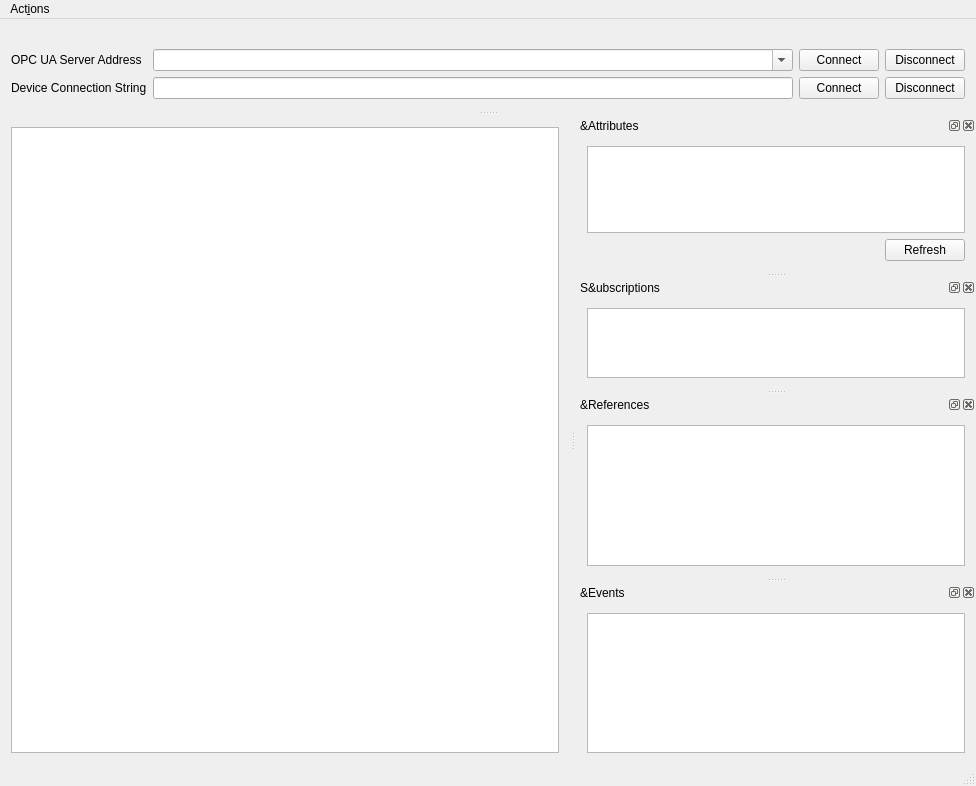
<?xml version="1.0" encoding="UTF-8"?>
<ui version="4.0">
 <class>MainWindow</class>
 <widget class="QMainWindow" name="MainWindow">
  <property name="geometry">
   <rect>
    <x>0</x>
    <y>0</y>
    <width>976</width>
    <height>786</height>
   </rect>
  </property>
  <property name="windowTitle">
   <string>FreeOpcUa Client</string>
  </property>
  <property name="windowIcon">
   <iconset>
    <normaloff>../network.svg</normaloff>../network.svg</iconset>
  </property>
  <widget class="QWidget" name="centralWidget">
   <layout class="QGridLayout" name="gridLayout_2">
    <item row="0" column="0">
     <widget class="QSplitter" name="splitter">
      <property name="sizePolicy">
       <sizepolicy hsizetype="Preferred" vsizetype="Preferred">
        <horstretch>0</horstretch>
        <verstretch>0</verstretch>
       </sizepolicy>
      </property>
      <property name="orientation">
       <enum>Qt::Horizontal</enum>
      </property>
      <widget class="QTreeView" name="treeView">
       <property name="sizePolicy">
        <sizepolicy hsizetype="Fixed" vsizetype="Expanding">
         <horstretch>0</horstretch>
         <verstretch>0</verstretch>
        </sizepolicy>
       </property>
       <property name="contextMenuPolicy">
        <enum>Qt::ActionsContextMenu</enum>
       </property>
       <property name="editTriggers">
        <set>QAbstractItemView::NoEditTriggers</set>
       </property>
       <property name="dragEnabled">
        <bool>true</bool>
       </property>
       <property name="dragDropMode">
        <enum>QAbstractItemView::DragOnly</enum>
       </property>
      </widget>
     </widget>
    </item>
   </layout>
  </widget>
  <widget class="QMenuBar" name="menuBar">
   <property name="geometry">
    <rect>
     <x>0</x>
     <y>0</y>
     <width>976</width>
     <height>21</height>
    </rect>
   </property>
   <widget class="QMenu" name="menuOPC_UA_Client">
    <property name="title">
     <string>Act&amp;ions</string>
    </property>
    <addaction name="actionConnect"/>
    <addaction name="actionDisconnect"/>
    <addaction name="actionCopyPath"/>
    <addaction name="actionCopyNodeId"/>
    <addaction name="actionSubscribeDataChange"/>
    <addaction name="actionUnsubscribeDataChange"/>
    <addaction name="actionSubscribeEvent"/>
    <addaction name="actionUnsubscribeEvents"/>
   </widget>
   <addaction name="menuOPC_UA_Client"/>
  </widget>
  <widget class="QStatusBar" name="statusBar"/>
  <widget class="QDockWidget" name="attrDockWidget">
   <property name="sizePolicy">
    <sizepolicy hsizetype="Expanding" vsizetype="Preferred">
     <horstretch>0</horstretch>
     <verstretch>0</verstretch>
    </sizepolicy>
   </property>
   <property name="minimumSize">
    <size>
     <width>400</width>
     <height>156</height>
    </size>
   </property>
   <property name="windowTitle">
    <string>&amp;Attributes</string>
   </property>
   <attribute name="dockWidgetArea">
    <number>2</number>
   </attribute>
   <widget class="QWidget" name="dockWidgetContents">
    <property name="sizePolicy">
     <sizepolicy hsizetype="Expanding" vsizetype="Preferred">
      <horstretch>0</horstretch>
      <verstretch>0</verstretch>
     </sizepolicy>
    </property>
    <property name="minimumSize">
     <size>
      <width>100</width>
      <height>0</height>
     </size>
    </property>
    <layout class="QGridLayout" name="gridLayout_4">
     <item row="0" column="0" colspan="2">
      <widget class="QTreeView" name="attrView">
       <property name="sizeAdjustPolicy">
        <enum>QAbstractScrollArea::AdjustToContents</enum>
       </property>
      </widget>
     </item>
     <item row="1" column="0">
      <spacer name="horizontalSpacer">
       <property name="orientation">
        <enum>Qt::Horizontal</enum>
       </property>
       <property name="sizeHint" stdset="0">
        <size>
         <width>40</width>
         <height>20</height>
        </size>
       </property>
      </spacer>
     </item>
     <item row="1" column="1">
      <widget class="QPushButton" name="attrRefreshButton">
       <property name="text">
        <string>Refresh</string>
       </property>
      </widget>
     </item>
    </layout>
   </widget>
  </widget>
  <widget class="QDockWidget" name="addrDockWidget">
   <property name="sizePolicy">
    <sizepolicy hsizetype="Preferred" vsizetype="Minimum">
     <horstretch>0</horstretch>
     <verstretch>0</verstretch>
    </sizepolicy>
   </property>
   <property name="features">
    <set>QDockWidget::NoDockWidgetFeatures</set>
   </property>
   <property name="allowedAreas">
    <set>Qt::TopDockWidgetArea</set>
   </property>
   <attribute name="dockWidgetArea">
    <number>4</number>
   </attribute>
   <widget class="QWidget" name="dockWidgetContents_2">
    <property name="sizePolicy">
     <sizepolicy hsizetype="Expanding" vsizetype="Preferred">
      <horstretch>0</horstretch>
      <verstretch>0</verstretch>
     </sizepolicy>
    </property>
    <layout class="QGridLayout" name="gridLayout">
     <item row="0" column="0">
      <widget class="QLabel" name="label_2">
       <property name="text">
        <string>OPC UA Server Address</string>
       </property>
      </widget>
     </item>
     <item row="0" column="1">
      <widget class="QComboBox" name="addrOpcUaComboBox">
       <property name="sizePolicy">
        <sizepolicy hsizetype="Expanding" vsizetype="Fixed">
         <horstretch>0</horstretch>
         <verstretch>0</verstretch>
        </sizepolicy>
       </property>
       <property name="editable">
        <bool>true</bool>
       </property>
       <property name="insertPolicy">
        <enum>QComboBox::InsertAtTop</enum>
       </property>
      </widget>
     </item>
     <item row="0" column="2">
      <widget class="QPushButton" name="connectOpcUaButton">
       <property name="text">
        <string>Connect</string>
       </property>
      </widget>
     </item>
     <item row="0" column="3">
      <widget class="QPushButton" name="disconnectOpcUaButton">
       <property name="text">
        <string>Disconnect</string>
       </property>
      </widget>
     </item>
     <item row="1" column="0">
      <widget class="QLabel" name="label">
       <property name="text">
        <string>Device Connection String</string>
       </property>
      </widget>
     </item>
     <item row="1" column="1">
      <widget class="QLineEdit" name="connStringIoTHub"/>
     </item>
     <item row="1" column="2">
      <widget class="QPushButton" name="connectIoTHubButton">
       <property name="text">
        <string>Connect</string>
       </property>
      </widget>
     </item>
     <item row="1" column="3">
      <widget class="QPushButton" name="disconnectIoTHubButton">
       <property name="text">
        <string>Disconnect</string>
       </property>
      </widget>
     </item>
    </layout>
   </widget>
  </widget>
  <widget class="QDockWidget" name="subDockWidget">
   <property name="sizePolicy">
    <sizepolicy hsizetype="Expanding" vsizetype="Preferred">
     <horstretch>0</horstretch>
     <verstretch>0</verstretch>
    </sizepolicy>
   </property>
   <property name="windowTitle">
    <string>S&amp;ubscriptions</string>
   </property>
   <attribute name="dockWidgetArea">
    <number>2</number>
   </attribute>
   <widget class="QWidget" name="dockWidgetContents_3">
    <property name="sizePolicy">
     <sizepolicy hsizetype="Expanding" vsizetype="Preferred">
      <horstretch>0</horstretch>
      <verstretch>0</verstretch>
     </sizepolicy>
    </property>
    <layout class="QGridLayout" name="gridLayout_3">
     <item row="0" column="0">
      <widget class="QTableView" name="subView">
       <property name="acceptDrops">
        <bool>true</bool>
       </property>
       <property name="sizeAdjustPolicy">
        <enum>QAbstractScrollArea::AdjustToContents</enum>
       </property>
       <property name="dragDropOverwriteMode">
        <bool>false</bool>
       </property>
       <property name="dragDropMode">
        <enum>QAbstractItemView::DropOnly</enum>
       </property>
      </widget>
     </item>
    </layout>
   </widget>
  </widget>
  <widget class="QDockWidget" name="refDockWidget">
   <property name="sizePolicy">
    <sizepolicy hsizetype="Expanding" vsizetype="Preferred">
     <horstretch>0</horstretch>
     <verstretch>0</verstretch>
    </sizepolicy>
   </property>
   <property name="windowTitle">
    <string>&amp;References</string>
   </property>
   <attribute name="dockWidgetArea">
    <number>2</number>
   </attribute>
   <widget class="QWidget" name="dockWidgetContents_4">
    <property name="sizePolicy">
     <sizepolicy hsizetype="Expanding" vsizetype="Preferred">
      <horstretch>0</horstretch>
      <verstretch>0</verstretch>
     </sizepolicy>
    </property>
    <layout class="QVBoxLayout" name="verticalLayout_2">
     <item>
      <widget class="QTableView" name="refView"/>
     </item>
    </layout>
   </widget>
  </widget>
  <widget class="QDockWidget" name="evDockWidget">
   <property name="sizePolicy">
    <sizepolicy hsizetype="Expanding" vsizetype="Preferred">
     <horstretch>0</horstretch>
     <verstretch>0</verstretch>
    </sizepolicy>
   </property>
   <property name="windowTitle">
    <string>&amp;Events</string>
   </property>
   <attribute name="dockWidgetArea">
    <number>2</number>
   </attribute>
   <widget class="QWidget" name="dockWidgetContents_5">
    <layout class="QGridLayout" name="gridLayout_5">
     <item row="0" column="0">
      <widget class="QListView" name="evView"/>
     </item>
    </layout>
   </widget>
  </widget>
  <action name="actionConnect">
   <property name="text">
    <string>&amp;Connect</string>
   </property>
  </action>
  <action name="actionDisconnect">
   <property name="text">
    <string>&amp;Disconnect</string>
   </property>
   <property name="toolTip">
    <string>Disconnect from server</string>
   </property>
  </action>
  <action name="actionSubscribeDataChange">
   <property name="text">
    <string>&amp;Subscribe to data change</string>
   </property>
   <property name="toolTip">
    <string>Subscribe to data change from selected node</string>
   </property>
  </action>
  <action name="actionUnsubscribeDataChange">
   <property name="text">
    <string>&amp;Unsubscribe to DataChange</string>
   </property>
   <property name="toolTip">
    <string>Unsubscribe to DataChange for current node</string>
   </property>
  </action>
  <action name="actionSubscribeEvent">
   <property name="text">
    <string>Subscribe to &amp;events</string>
   </property>
   <property name="toolTip">
    <string>Subscribe to events from selected node</string>
   </property>
  </action>
  <action name="actionUnsubscribeEvents">
   <property name="text">
    <string>U&amp;nsubscribe to Events</string>
   </property>
   <property name="toolTip">
    <string>Unsubscribe to Events from current node</string>
   </property>
  </action>
  <action name="actionCopyPath">
   <property name="text">
    <string>Copy &amp;Path</string>
   </property>
   <property name="toolTip">
    <string>Copy path to node to clipboard</string>
   </property>
  </action>
  <action name="actionCopyNodeId">
   <property name="text">
    <string>C&amp;opy NodeId</string>
   </property>
   <property name="toolTip">
    <string>Copy NodeId to clipboard</string>
   </property>
  </action>
 </widget>
 <layoutdefault spacing="6" margin="11"/>
 <resources/>
 <connections/>
</ui>
